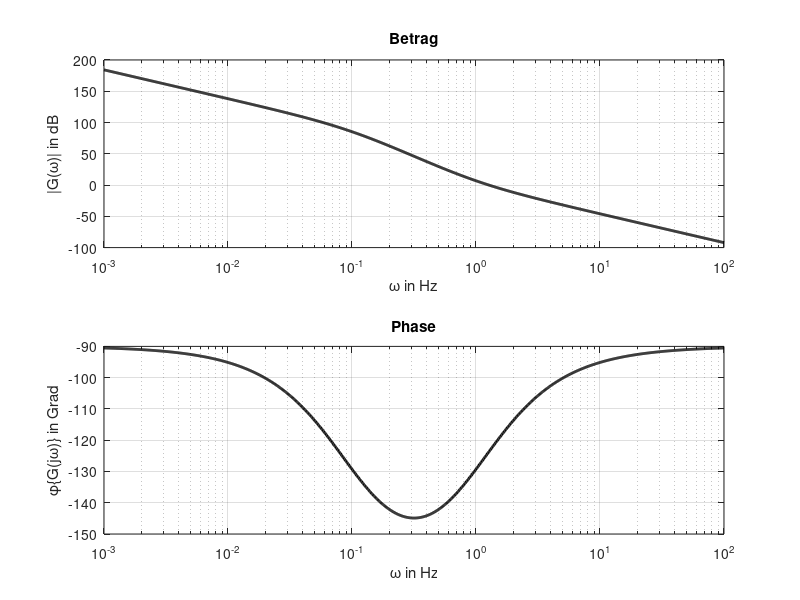

Write MATLAB code to recreate this figure.
function syt_aufg13_1

    close all;
    
    a = -3; % von 10^a
    b =  2; % bis 10^b
    N =  1000;
    
    w = logspace(a, b, N);
    
    G = (10+10*j*w)./(j*w+10*(j*w).^2);

    %betrag = abs(G); mit loglog(w, betrag)
    betrag = 20*log(abs(G));
    phase  = angle(G) * 180/pi;
    
    figure('Name', 'SYT Aufgabe 19', 'NumberTitle', 'off');
    
    a = subplot(2,1,1);
    semilogx(w, betrag, 'k', 'LineWidth', 2);
    title('Betrag');
    xlabel('\omega in Hz');
    ylabel('|G(\omega)| in dB');
    grid on;
    
    b = subplot(2,1,2);
    semilogx(w, phase, 'k', 'LineWidth', 2);
    title('Phase');
    xlabel('\omega in Hz');
    ylabel('\phi\{G(j\omega)\} in Grad');
    grid on;
    
    linkaxes([a b], 'x');
end